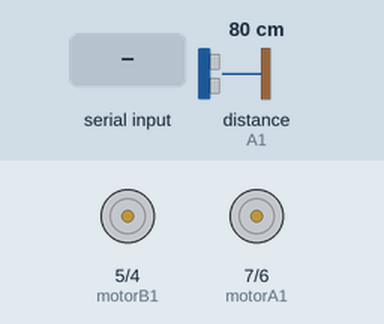
Recording of a sketch running on a simulated Arduino Uno, built with avr-gcc and run on an emulated ATmega328P. Parts: motor-driver pin pairs drawn as motors (green arrow = first pin HIGH = forward, orange = second pin HIGH = backward, longer = more drive). Inputs (shaded band) come from the test bench; at power-on: distance to the obstacle (sensor on A1) 80 cm. The echo pulse lasts 58.3 µs per cm; what the sketch prints to the serial monitor is not drawn.

Above: at 1.2 s.
1.3 s: "f" received over Serial
At 2.1 s:
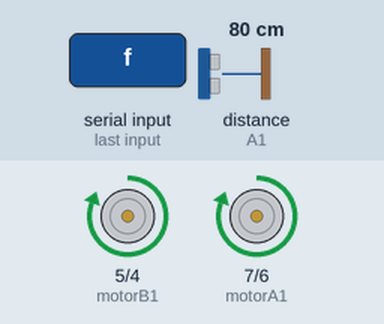
2.8 s: "b" received over Serial
At 3.5 s:
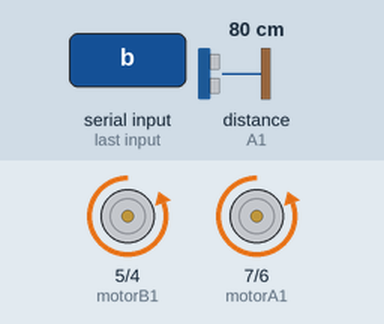
4.3 s: "l" received over Serial
At 4.9 s:
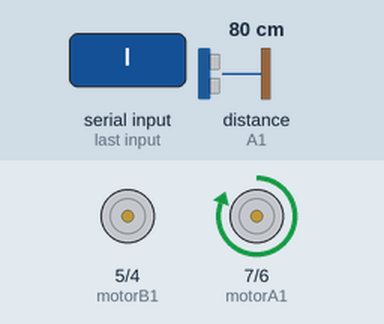
5.8 s: "r" received over Serial
At 7.2 s:
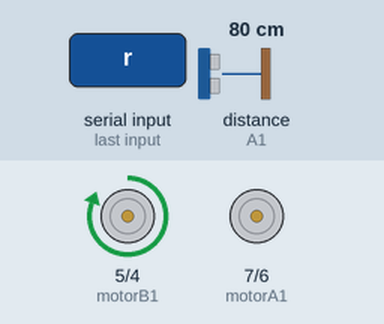
Timing chart, 0 to 8.3 s (numbered marks = the images above; inputs shaded):
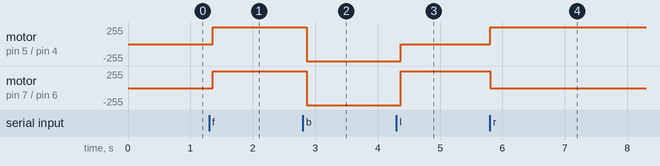

Measured:
- after the input at 1.3 s, motor on pin 5 (motorB1) / pin 4 (motorB2), motor on pin 7 (motorA1) / pin 6 (motorA2): stopped → forward 255/255 after 0.06 s
- after the input at 2.8 s, motor on pin 5 (motorB1) / pin 4 (motorB2), motor on pin 7 (motorA1) / pin 6 (motorA2): forward 255/255 → backward 255/255 after 0.06 s
- after the input at 4.3 s, motor on pin 5 (motorB1) / pin 4 (motorB2): backward 255/255 → stopped after 0.07 s; motor on pin 7 (motorA1) / pin 6 (motorA2): backward 255/255 → forward 255/255 after 0.07 s
- after the input at 5.8 s, motor on pin 5 (motorB1) / pin 4 (motorB2): stopped → forward 255/255 at once; motor on pin 7 (motorA1) / pin 6 (motorA2): forward 255/255 → stopped at once

The sketch:

Car.ino
```cpp
#include<NewPing.h>

void Forward (), Backward (), Right (), Left (), Stop (), EasyDrive ();
float ReadPing ();
const int motorA1 = 7;
const int motorA2 = 6;
const int motorB1 = 5;
const int motorB2 = 4;
#define trig A0
#define echo A1

char state ;
float distance ;

NewPing sonar(trig, echo, 250);

void setup() {
  Serial.begin(9600);
pinMode(motorA1, OUTPUT);
pinMode(motorA2, OUTPUT);
pinMode(motorB1, OUTPUT);
pinMode(motorB2, OUTPUT);

}

void loop() {
  distance = ReadPing () ;

if(Serial.available()>0) {state = Serial.read();}
    switch(state)
    {
    case'f' : Forward(); break;
    case'b' : Backward(); break;
    case'l' : Left(); break;
    case'r' : Right(); break;
    case's' : Stop(); break;
    case'e' : EasyDrive(); break;
    default : Stop();

    }
}
void Forward ()
{
  Serial.println(state);
digitalWrite(motorA1, HIGH);
digitalWrite(motorA2, LOW);
digitalWrite(motorB1, HIGH);
digitalWrite(motorB2, LOW);
}
void Backward ()
{
  Serial.println(state);
digitalWrite(motorA1, LOW);
digitalWrite(motorA2, HIGH);
digitalWrite(motorB1, LOW);
digitalWrite(motorB2, HIGH);
}

void Right ()
{
  Serial.println(state);
digitalWrite(motorA1, LOW);
digitalWrite(motorA2, LOW);
digitalWrite(motorB1, HIGH);
digitalWrite(motorB2, LOW);
}
void Left ()
{
  Serial.println(state);
digitalWrite(motorA1, HIGH);
digitalWrite(motorA2, LOW);
digitalWrite(motorB1, LOW);
digitalWrite(motorB2, LOW);
}
void Stop ()
{
  Serial.println(state);
digitalWrite(motorA1, LOW);
digitalWrite(motorA2, LOW);
digitalWrite(motorB1, LOW);
digitalWrite(motorB2, LOW);
}
void EasyDrive ()
{
  Forward () ;
  if (distance <=30)
  {
    Stop();
    delay(300);
    Backward();
    delay(800);
    Stop();
    delay(300);
    Right();
    delay(400);
    Stop();
    delay(300);
    Forward();
  }
}
float ReadPing ()
{
  delay(70);
float cm= sonar.ping_cm();
if (cm==0)
  cm = 250;
return cm;
}
```
